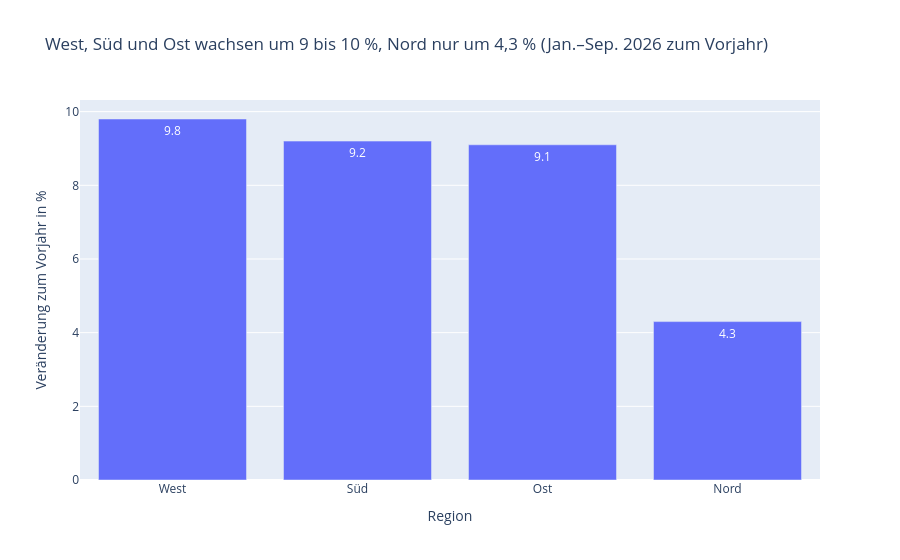

The notebook cell saved with this chart:
### Markdown cell above
## Diagramm 3: Abweichung je Region

Balken für die Veränderung zum Vorjahr; der Titel nennt den Befund.

### Code cell
# >>> AUFGABE 2: eigenes Diagramm fig3 aus der Tabelle wachstum – eigener Prompt, siehe Übung, Aufgabe 4
fig3 = px.bar(
    wachstum, x="region", y="wachstum_prozent", text="wachstum_prozent",
    title="West, Süd und Ost wachsen um 9 bis 10 %, Nord nur um 4,3 % (Jan.–Sep. 2026 zum Vorjahr)",
    labels={"region": "Region", "wachstum_prozent": "Veränderung zum Vorjahr in %"},
)
# <<< ENDE AUFGABE 2
fig3

### Figure 1 — Plotly figure (JSON) as saved in the notebook; plotly's stock layout.template omitted (floating-point values rounded to 4 significant figures)
{"data": [{"hovertemplate": "Region=%{x}<br>Veränderung zum Vorjahr in %=%{text}<extra></extra>", "legendgroup": "", "marker": {"color": "#636efa", "pattern": {"shape": ""}}, "name": "", "orientation": "v", "showlegend": false, "text": [9.8, 9.2, 9.1, 4.3], "textposition": "auto", "type": "bar", "x": ["West", "Süd", "Ost", "Nord"], "xaxis": "x", "y": [9.8, 9.2, 9.1, 4.3], "yaxis": "y"}], "layout": {"barmode": "relative", "legend": {"tracegroupgap": 0}, "title": {"text": "West, Süd und Ost wachsen um 9 bis 10 %, Nord nur um 4,3 % (Jan.–Sep. 2026 zum Vorjahr)"}, "xaxis": {"anchor": "y", "domain": [0.0, 1.0], "title": {"text": "Region"}}, "yaxis": {"anchor": "x", "domain": [0.0, 1.0], "title": {"text": "Veränderung zum Vorjahr in %"}}}}
